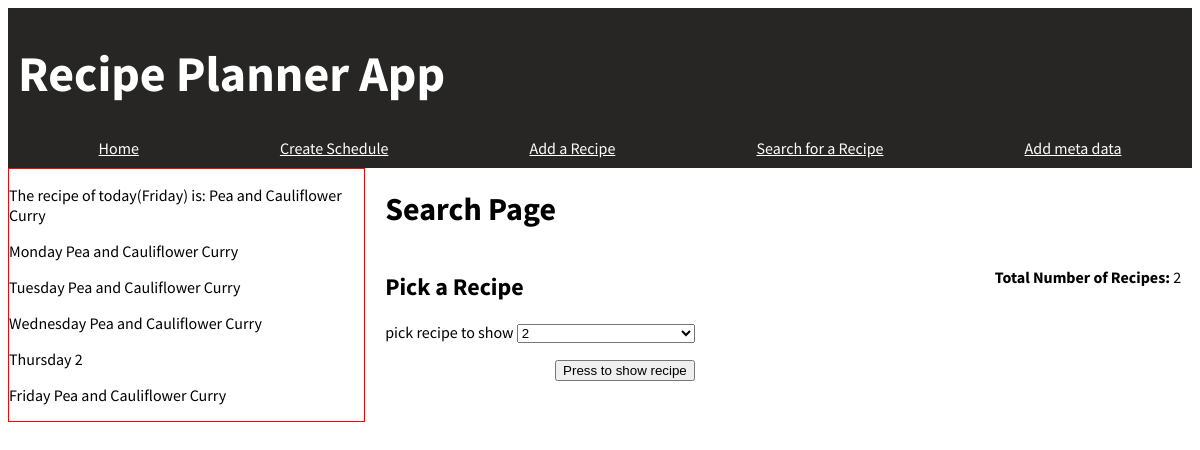
The app's page /search_recipes, older data.
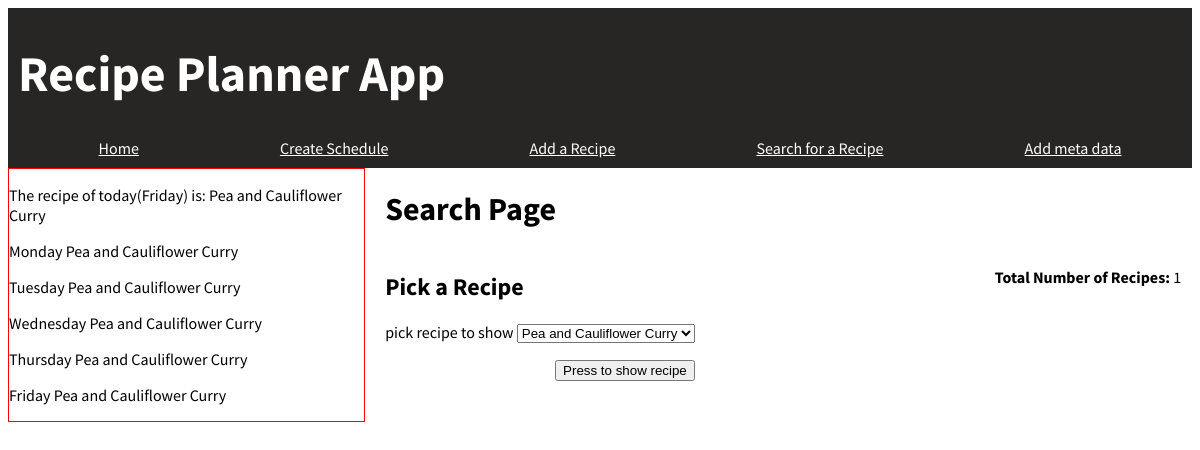
The same page, newer data.
### application/models.py (models this page shows, shortened)
class Recipes(db.Model):
    id = db.Column(db.Integer, primary_key=True)
    recipe_name = db.Column(db.String(100), nullable=False)
    recipe_description = db.Column(db.String(500))
    cuisine_id = db.Column(db.Integer, db.ForeignKey('cuisine.id'))
    quantity = db.relationship('Quantity', backref="quantitybr1")
    method = db.relationship('Method', backref='methodbr')

### application/routes.py (the view)
@app.route('/search_recipes', methods = ['GET', 'POST'])
def search_recipes():
    week = []
    week.append(Recipes.query.filter_by(id = Schedule.query.filter_by(day_of_the_week = 0).first().recipe_id).first())
    week.append(Recipes.query.filter_by(id = Schedule.query.filter_by(day_of_the_week = 1).first().recipe_id).first())
    week.append(Recipes.query.filter_by(id = Schedule.query.filter_by(day_of_the_week = 2).first().recipe_id).first())
    week.append(Recipes.query.filter_by(id = Schedule.query.filter_by(day_of_the_week = 3).first().recipe_id).first())
    week.append(Recipes.query.filter_by(id = Schedule.query.filter_by(day_of_the_week = 4).first().recipe_id).first())
    day = date.today()
    day = calendar.day_name[day.weekday()]
    recipe_of_the_day = Recipes.query.filter_by(id = (Schedule.query.filter_by(day_of_the_week = datetime.today().weekday()).first().recipe_id)).first().recipe_name
    form = SearchForm()
    form.recipe.choices = [(r.id, r.recipe_name) for r in Recipes.query.order_by('recipe_name')]
    total_number = Recipes.query.count()
    if request.method == 'POST':
        recipe_result = Recipes.query.filter_by(id=form.recipe.data).first()
        cuisine = Cuisine.query.filter_by(id=recipe_result.cuisine_id).first().cuisine_name
        method_list = [m.step for m in Method.query.filter_by(recipe_id = recipe_result.id)]
        quantities = Quantity.query.filter_by(recipe_id = recipe_result.id).all()
        ingredient_list = []
        n = 0
        for q in quantities:
            ingredient_list.append([])
            ingredient_list[n].append(Ingredients.query.filter_by(id = q.ingredient_id).first().ingredient_name)
            ingredient_list[n].append(q.amount)
            ingredient_list[n].append(Measure.query.filter_by(id = q.measure).first().measure)
            ingredient_list[n].append(q.ingredient_prep)
            n += 1
        return render_template('search.html', day=day, recipe_of_the_day=recipe_of_the_day, week=week, form=form, total_number=total_number, recipe_result=recipe_result, cuisine=cuisine, method_list=method_list, ingredient_list=ingredient_list)
    else:
        return render_template('search.html', day=day, recipe_of_the_day=recipe_of_the_day, week=week, form=form, total_number=total_number)

### application/forms.py
class SearchForm(FlaskForm):
    recipe = SelectField('pick recipe to show', choices = [])
    submit = SubmitField('Press to show recipe')

### application/templates/search.html (shortened to what this page needs)
{% extends 'layout.html'%}
{% block body %}
<div style="padding-left:20px">
    <h1>Search Page</h1>
    <div style="display:flex; justify-content: start;">
        <div>
            <h2>Pick a Recipe</h2>
            <div class = 'form'>
                <form method="POST" action="">
                    {{ form.recipe.label }} {{ form.recipe }}
                    <br>
                    <div align="right">{{ form.submit }}</div>
                </form>
            </div>
        </div>
            <div style='margin-left:300px'>
                <p><b>Total Number of Recipes:</b> {{ total_number }}<p>
            </div>
    </div>
    </div>
</div>
{% endblock body %}

### application/templates/layout.html (shortened to what this page needs)
<!DOCTYPE html>
<html lang="en">
<head>
    <link href="../static/format.css" rel="stylesheet">
</head>
<body style="font-family: Source Sans Pro, sans-serif">
    <div class="header" style="background-color:#282624; width:100%; margin: 0 auto">
        <div style="display:flex">
            <h1 style="color:white; font-size:50px; margin-left: 10px"> Recipe Planner App</h1></div>
        <div id = "links" style="text-align: center; display: flex; justify-content: space-around; color:white; padding-bottom: 10px; padding-left: 20px">
            <a href="{{ url_for('index') }}"  style='color:white'>Home</a>
            <a href="{{ url_for('create_weekly_schedule') }}"> Create Schedule</a>
            <a href="{{ url_for('add_recipe') }}">Add a Recipe</a>
            <a href="{{ url_for('search_recipes') }}">Search for a Recipe</a>
            <a href="{{ url_for('add_meta') }}">Add meta data</a>
        </div>
    </div>
    <div class="container">
        <div id="left">
            <p>The recipe of today({{ day }}) is:  {{ recipe_of_the_day }}</p>
            <p>Monday {{ week[0].recipe_name }}</p>
            <p>Tuesday {{ week[1].recipe_name }}</p>
            <p>Wednesday {{ week[2].recipe_name }}</p>
            <p>Thursday {{ week[3].recipe_name }}</p>
            <p>Friday {{ week[4].recipe_name }}</p>
        </div>
        <div id="center">
            {% block body %}
            {% endblock body %}
        </div>
</body>
</html>

Row changes from the older to the newer data that the page shows:
removed Recipes: recipe_name "2"
Text that changed along with them:
{{ week[3].recipe_name }}: "2" → "Pea and Cauliflower Curry"
form field recipe: "2" → "Pea and Cauliflower Curry"
{{ total_number }}: "2" → "1"
